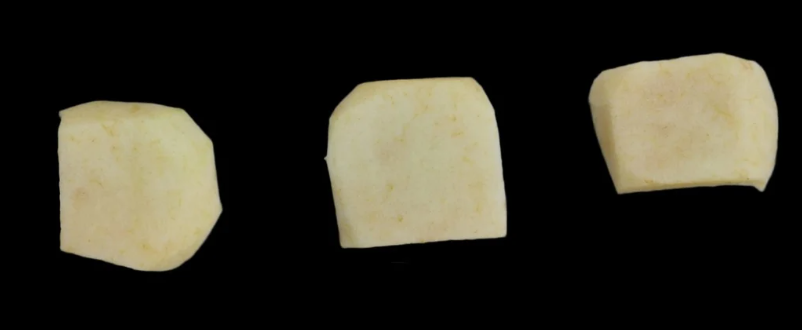
#> input picture Aplicativo/imagem_convertida.png, 802 x 330 px
$ python -i gerarGrafico.py   (imports and definitions only)
#> lines starting #> are read from the running program, lines starting #| are printed output that depends on the picture; after the words box and inside, x2 and y2 are one past the last pixel; in counts of white or black regions, pixels touching at a corner belong together
### Aplicativo/calc_percentual.py
import numpy as np

def calc_percentuais(region_mask, region_gray):
    pixels_validos = region_gray[region_mask > 0]

    if len(pixels_validos) == 0:
        return (0, 0, 0)

    escuros = np.sum(pixels_validos <= 85)
    medios = np.sum((pixels_validos > 85) & (pixels_validos <= 170))
    claros = np.sum(pixels_validos > 170)

    total = len(pixels_validos)

    return (
        escuros / total * 100,
        medios / total * 100,
        claros / total * 100
    )

### Aplicativo/gerarGrafico.py
import cv2
import matplotlib.pyplot as plt
from PIL import Image
import numpy as np
from calc_percentual import calc_percentuais

def gerarGrafico(entrada):
#> called with entrada = 'imagem_convertida.png'
    saida = "imagem_convertida.png"
    img_pil = Image.open(entrada).convert("RGB")
#> img_pil is the input picture: PIL image 802x330 RGB; mean R, G, B 52, 49.3, 38.2
    img_pil.save(saida)
    img = cv2.imread(saida)

    if img is None:
        print("Erro ao carregar")
        return

    gray = cv2.cvtColor(img, cv2.COLOR_BGR2GRAY)
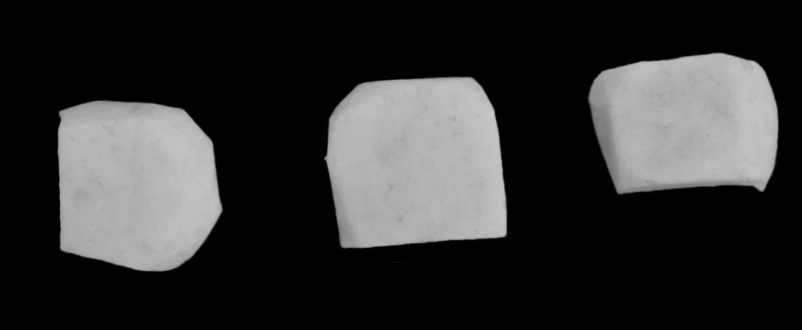
#> gray: shape (330, 802); min 0, max 200, mean 48.9

    # ✅ Criar máscara para ignorar fundo preto
    mask_no_black = cv2.inRange(img, (40,40,40), (255,255,255))
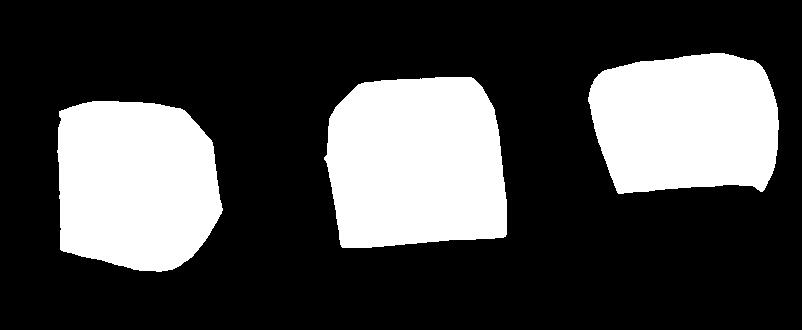
#> mask_no_black: shape (330, 802); 27.8% white; 3 white regions

    # ✅ Detectar objetos apenas para delimitar onde analisar
    contornos, _ = cv2.findContours(mask_no_black, cv2.RETR_EXTERNAL, cv2.CHAIN_APPROX_SIMPLE)
#> contornos = 3 contours; box (x1, y1, x2, y2) and area: (324, 77, 507, 248) 26826, (57, 101, 223, 272) 23652, (588, 53, 779, 194) 22306
    contornos = sorted(contornos, key=cv2.contourArea, reverse=True)[:3]  # até 3 objetos

    # ✅ Máscara final só com pixels que fazem parte dos objetos (sem fundo)
    mask_final = np.zeros(gray.shape, dtype="uint8")

    # Se não encontrar contornos, analisa imagem inteira exceto preto
    if len(contornos) == 0:
        mask_final = mask_no_black
    else:
        for cnt in contornos:
            cv2.drawContours(mask_final, [cnt], -1, 255, -1)
#> this loop made 3 passes

    # ✅ Calcular percentual total (um único resultado)
    valores = calc_percentuais(mask_final, gray)
#> in calc_percentuais, `escuros = np.sum(pixels_validos <= 85)`: escuros = 658
#> in calc_percentuais, `medios = np.sum((pixels_validos > 85) & (pixels_validos <= 170))`: medios = 11746
#> in calc_percentuais, `claros = np.sum(pixels_validos > 170)`: claros = 61229
#> in calc_percentuais, `total = len(pixels_validos)`: total = 73633
#> valores = (0.894, 15.95, 83.15)

    categorias = ["Escuras", "Médias", "Claras"]

    plt.figure(figsize=(6,4))
    plt.bar(categorias, valores)
    for i, v in enumerate(valores):
        plt.text(i, v+1, f"{v:.1f}%", ha='center')
#> this loop made 3 passes
#> v on passes 1 to 3: 0.894, 15.95, 83.15

    plt.ylim(0,100)
    plt.title("Distribuição de claridade)")
    plt.ylabel("% dos Pixels")
    plt.show()
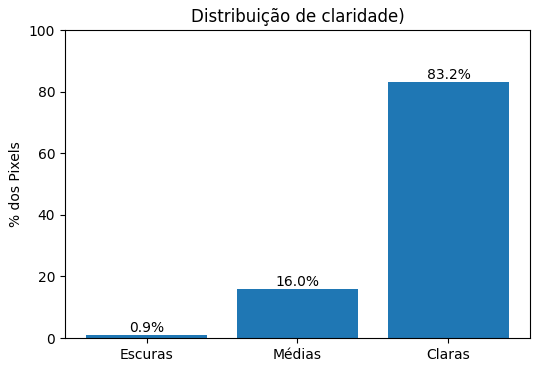
#> figure drawn by matplotlib, 1 panel; tallest bar 83.15 high, from x = 1.6 to 2.4

>>> result = gerarGrafico('imagem_convertida.png')
